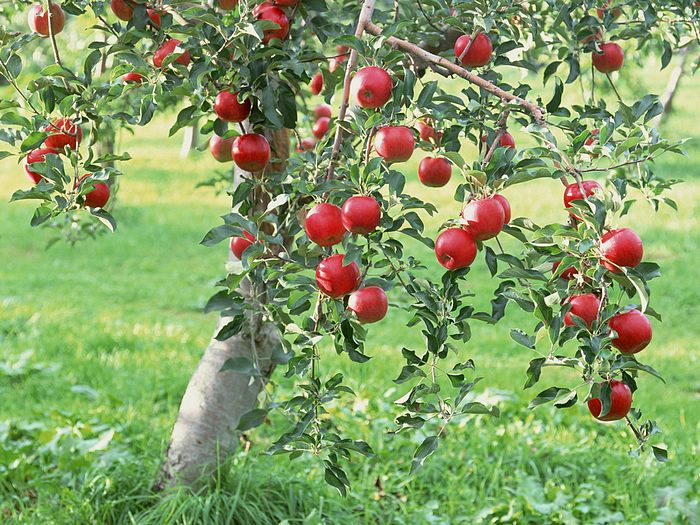
#> input picture courses_exchange/courses_exchange/Computer_vision/Potentially_usefull_code_for_exercise_lecture/old/apples.jpg, 700 x 525 px, found by its file name
$ jupyter execute --allow-errors exercise_session_1.ipynb   (shell and % lines are left out)
#> lines starting #> are read from the running program, lines starting #| are printed output that depends on the picture; after the words box and inside, x2 and y2 are one past the last pixel; in counts of white or black regions, pixels touching at a corner belong together
# Exercise Session 1: Getting Started with Computer Vision

The goals of this exercise are:
* getting started with Python for image manipulation
* getting familiar with the basic image manipulation functions
* implementing some simple real-world Computer Vision algorithms

[cell 1]

import numpy as np
import matplotlib.pyplot as plt
import cv2

from skimage import measure, color
from os import listdir

plt.rcParams['figure.figsize'] = (10, 10)
plt.rcParams['image.cmap'] = 'gray'

## Exercise 1: Image Segmentation

In many vision applications, it is useful to separate out the regions of the image corresponding to objects in which we are interested in the regions of the image that correspond to the background. Thresholding often provides an easy and convenient way to perform this segmentation on the basis of the different intensities or colours in the foreground and background regions of an image.

The input to a thresholding operation is typically a grayscale or colour image. In the simplest implementation, the output is a binary image representing the segmentation. Black pixels correspond to background and white pixels correspond to foreground (or vice versa). Multiple thresholds can be specified, so that a band of intensity values can be set to white while everything else is set to black.

If it is possible to separate out the foreground of an image on the basis of pixel intensity, then the intensity of pixels within foreground objects must be distinctly different from the intensity of pixels within the background. In this case, we expect to see a distinct peak in the histogram corresponding to foreground objects such that thresholds can be chosen to isolate this peak accordingly. If such a peak does not exist, then it is unlikely that simple thresholding will produce a good segmentation.

An example of thresholding the image histogram:
<br/>

* Read and display the image "wdg.png" using e.g. function ```cv2.imread()```. Convert it from color to greyscale if necessary using e.g. function ```cv2.cvtColor()```. Visualize the results using ```plt.imshow()``` function.</li>

[cell 2]
#add your code
contents = cv2.imread("images/wdg.png", 0)
# print("CON: " , contents)
th1 = 100
th2 = 255
ret, thresh = cv2.threshold(contents, th1, th1, cv2.THRESH_BINARY)
#> ret = 100
print(ret)
#| 100.0
print(thresh)
#| None
#cv2.cvtColor(contents, 0)
#> (the rest of this cell did not finish here and is left out)

* Write a method to threshold a gray scale image by using two threshold values as shown above. The values must satisfy the following conditions:
\begin{align}
Th1 < Th2
\newline
Th1 > 0
\newline
Th2 < max
\end{align}

[cell 3]
#add your code here

Th1 = 100
Th2 = 150

#add your code
contents = cv2.imread("images/wdg.png", 0)
# print("CON: " , contents)
th1 = 100
th2 = 255
ret, thresh = cv2.threshold(contents, Th1, Th1, cv2.THRESH_BINARY)
print(ret)
#| 100.0
print(thresh)
#| None
#cv2.cvtColor(contents, 0)
#> (the rest of this cell did not finish here and is left out)

* Take a look at the pixels intensity histogram using function ```matplotlib.pyplot.hist()``` and choose the best threshold values and segment the image.</li>

#> (a cell that did not finish here is left out)

* Repeat the same steps for images "brain.png" and "shading.png". What do you notice? What are the drawbacks of this segmentation method? </li>

[cell 5]
#add your code here
Th1 = 100
Th2 = 170

#add your code
contents = cv2.imread("images/brain.png", 0)
# print("CON: " , contents)
th1 = 100
th2 = 255
ret, thresh = cv2.threshold(contents, Th1, Th1, cv2.THRESH_BINARY)
print(ret)
#| 100.0
print(thresh)
#| None
#cv2.cvtColor(contents, 0)
#plt.imshow(contents)
#> (the rest of this cell did not finish here and is left out)

## Exercise 2: Background Substraction

Background subtraction is an important preprocessing step of many algorithms, e.g. object detection. In the following exercises we will try to subtract the scene background using multiple images.

### 2.1 Extracting a moving object

* Load the "street1.tiff" and the "street2.tiff" images. Visualize them.

[cell 6]
#add your code here.
img1 = cv2.imread("images/street1.tiff")
img2 = cv2.imread("images/street2.tiff")
#print(contents)
#> (the rest of this cell did not finish here and is left out)

* Transform the 8-bit images into float images. You can check the type of a variable using ```type()``` function (You need to check the type of variable holding a pixel value ```type(image_1[0,0])```. If you use ```type(image_1)``` it will tell you the type of the variable that hold the image instead of the type of the variable that holds the pixel values). To perform the type casting you can use ```np.float32()``` function.

[cell 7]
#add your code here.

#No formating

cast1 = np.float32(img1)
#> cast1 = nan
cast2 = np.float32(img2)
#> cast2 = nan
print("IMG 1")
#> (the rest of this cell did not finish here and is left out)

* Subtract the second image from the first one using basic matrix arithmetic operations. Visualize the results. Why was it important to do the casting before subtracting the images?

[cell 8]
# add your code here. Assign the difference to 'image_diff'


#print(diff32)
diff32A = cast1 - cast2
#> diff32A = nan

#> (the rest of this cell did not finish here and is left out)

### 2.2 Building a background model
For this exercise, you are given a sequence of images that contains pedestrians and we wish to segment with a background subtraction algorithm.

* Load and create a stack of images from the images inside ```images/sequence1```. Build a "background model" by averaging out the set of given images. Detect pedestrians
 subtracting the background model from the original images and applying the right threshold.

#> (a cell that did not finish here is left out)

[cell 10]
T = 0.1
plt.figure(2)
plt.suptitle('Pedestrians')

# First convert the mean image to grayscale.
# When subtracting, each image must also be converted to grayscale.
#> (the rest of this cell did not finish here and is left out)

* Create a more sophisticated background model, where each pixel can be modeled with a Gaussian distribution. We can classify a pixel as background if its current intensity ($I_t$) lies within some confidence interval of its distribution’s mean ($\mu(t)$):

\begin{align}
\frac{\mid{(I_t - \mu_t)}\mid}{\sigma_t} > T \rightarrow Foreground
\newline
\frac{\mid{(I_t - \mu_t)}\mid}{\sigma_t} < T \rightarrow Background
\end{align}

$\sigma_t$ is the standard deviation of the pixel $t$ in the background model. $T$ is the threshold.

[cell 11]
T = 0.4
# Add your code here. Before computing the model convert the images into gray-scale images.
#> (the rest of this cell did not finish here and is left out)

What difference do you notice between the two approaches? How does changing
the threshold affect them?

## Exercise 3: Connected Components

Segmentation can be also done for colour images. It is also often a first step for the further analysis e.g. measuring properties of the object. Here our goal is to count the number of apples in the image below.

* Read and display"apples.jpg" image.

[cell 12]
#add your code here
apples = cv2.imread("images/apples.jpg")
#> apples is the input picture: shape (525, 700, 3); mean B, G, R 102.5, 157.9, 134.6
def fixColours(image):
    out = np.copy(image)
    out[:,:,0] = image[:,:,2]
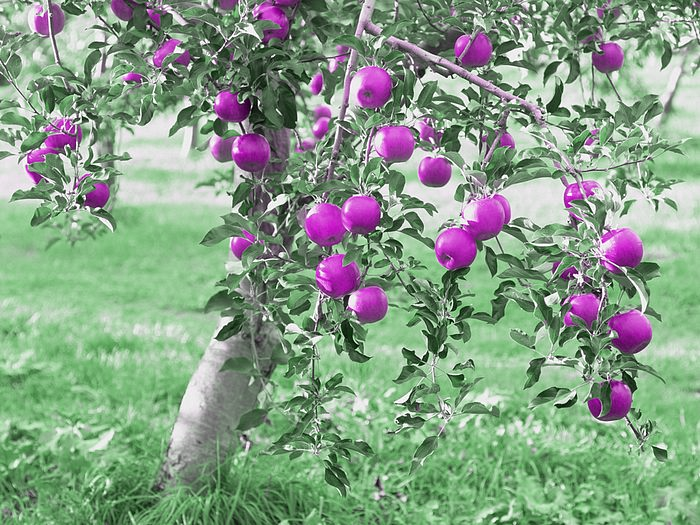
#> out: shape (525, 700, 3); mean B, G, R 134.6, 157.9, 134.6
    out[:,:,2] = image[:,:,0]
    return out
#print(apples)
better = fixColours(apples)
apples = better
plt.imshow(apples)
plt.show()

* Check the size of the image. Compared to the previous images it should have an additional dimension corresponding to three colour channels: red, green and blue. Visualize those 3 channels separately.

[cell 13]
print("NO")
# add your code for visualizing three channels
red   = apples[:,:,0]
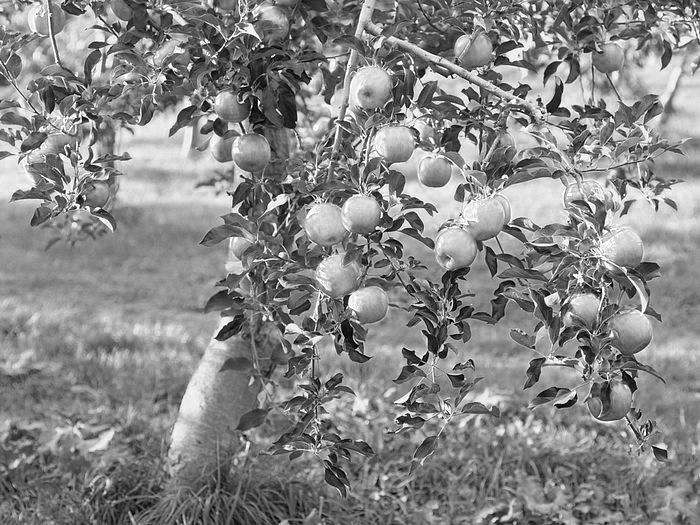
#> red: shape (525, 700); min 0, max 255, mean 134.6
green = apples[:,:,1]
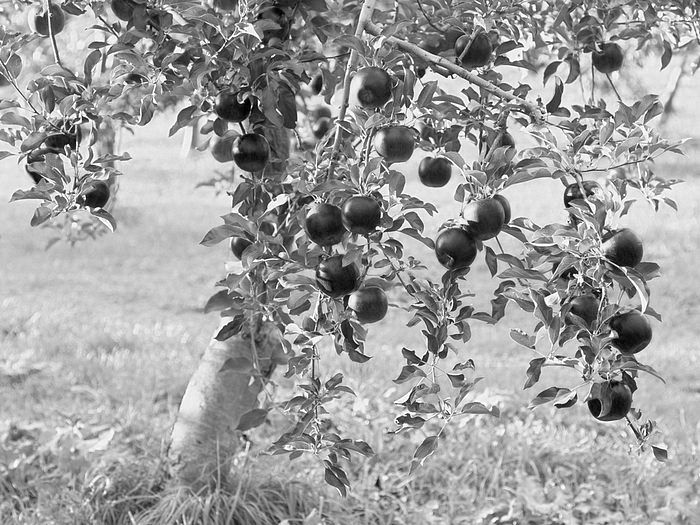
#> green: shape (525, 700); min 0, max 255, mean 157.9
blue  = apples[:,:,2]
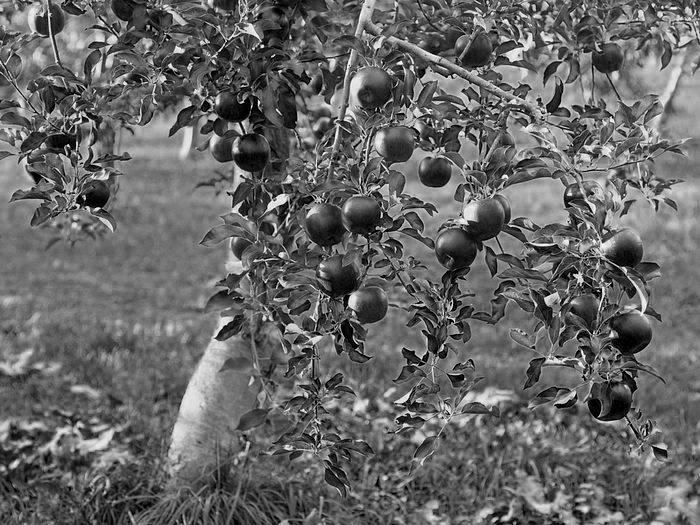
#> blue: shape (525, 700); min 0, max 255, mean 102.5
print(red.shape)
#| (525, 700)
plt.imshow(red)
plt.show()
fig, axes = plt.subplots(1, 3)
fig.set_size_inches(18.5, 10.5)
for i in range(3):
    plt.subplot(1,3,i+1)
    plt.imshow(apples[:,:,i])

    print(i)
plt.show()

* Try to obtain a binary image such that binary image == 1 for pixels representing apples and 0 otherwise. Which channel(s) would you use for that?

[cell 14]
bin_img = np.zeros(apples.shape[0:2])
#add your code fot thresholding the image
#def getMostRed(redImg, otherImg):
threshold = 20
def betterCompare(A,B, t):
#> called with t = 20
    isValid =255-t > B
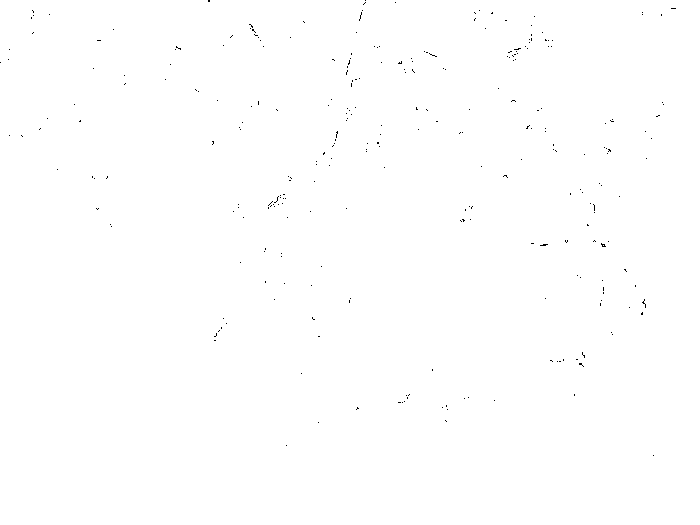
#> isValid: shape (525, 700) bool; 99.8% white; black in thin lines or dots, all inside (x1, y1, x2, y2) = (0, 0, 676, 456)
    isMoreA = A > (B+t)
#> isMoreA: shape (525, 700) bool; 63.2% white; 730 black regions (463 under 20 px), largest, box (x1, y1, x2, y2) and area: (25, 165, 379, 525) 36951, (109, 0, 700, 141) 24206, (368, 374, 608, 525) 10834
    return np.logical_and(isValid, isMoreA)
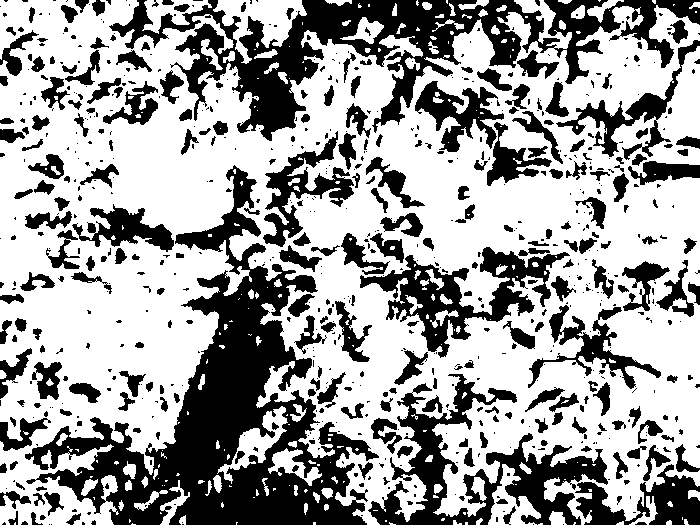
#> returned value: shape (525, 700) bool; 63.1% white; 736 black regions (472 under 20 px), largest, box (x1, y1, x2, y2) and area: (25, 165, 379, 525) 36975, (109, 0, 700, 141) 24434, (368, 374, 608, 525) 10846
moreThanBlue = betterCompare(red, blue, threshold)
moreThatGreen = betterCompare(red, green, threshold)
#> call 2 of betterCompare, with t = 20
#> in betterCompare (call 2), `isValid =255-t > B`:
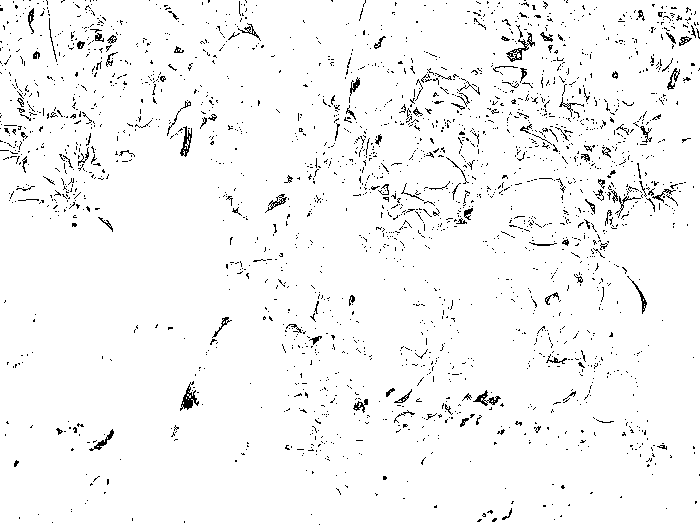
#> isValid: shape (525, 700) bool; 96.5% white; black in thin lines or dots
#> in betterCompare (call 2), `isMoreA = A > (B+t)`:
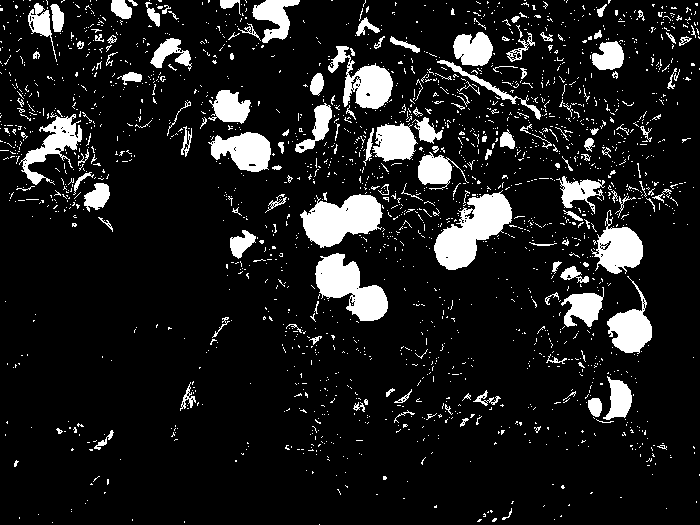
#> isMoreA: shape (525, 700) bool; 11.5% white; 2091 white regions (1941 under 20 px), largest, box (x1, y1, x2, y2) and area: (434, 190, 512, 270) 3149, (300, 194, 383, 248) 2810, (315, 253, 388, 321) 2625
#> in betterCompare (call 2), `return np.logical_and(isValid, isMoreA)`:
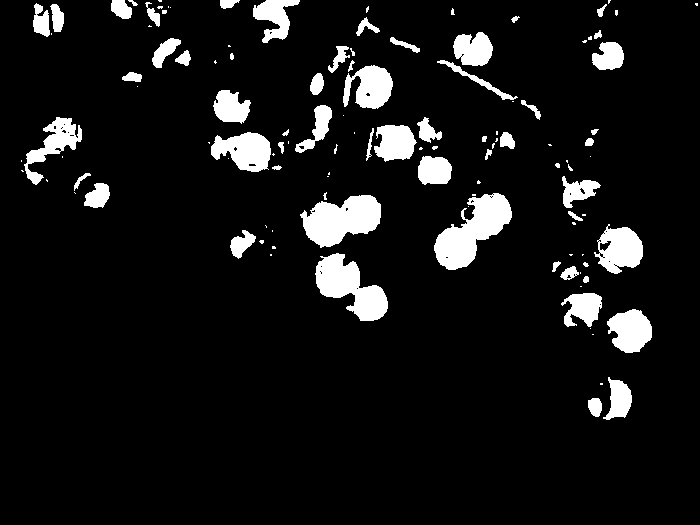
#> returned value: shape (525, 700) bool; 8.3% white; 118 white regions (59 under 20 px), largest, box (x1, y1, x2, y2) and area: (434, 193, 512, 270) 3035, (300, 195, 381, 248) 2755, (315, 253, 388, 321) 2577
relevant = np.logical_and(moreThanBlue, moreThatGreen)
#> relevant: shape (525, 700) bool; 8.3% white; 118 white regions (60 under 20 px), largest, box (x1, y1, x2, y2) and area: (434, 193, 512, 270) 3030, (300, 195, 381, 248) 2755, (315, 253, 388, 321) 2576
#bin_img[relevant] = red[relevant]
bin_img[relevant] = 255

plt.imshow(bin_img)

* Count the number of connected components in your binary image (here corresponding to apples). For this, you can use function ```measure.label()```. Its output is an array of the same size as input binary image, with each pixel assigned to a different connected component (ID). Visualize the image with detected connected components.

[cell 15]
#add your code to find connected components
labels = measure.label(bin_img, background =0, connectivity=2)
print(labels)
plt.imshow(labels)

[cell 16]
plt.imshow(labels,cmap="jet")
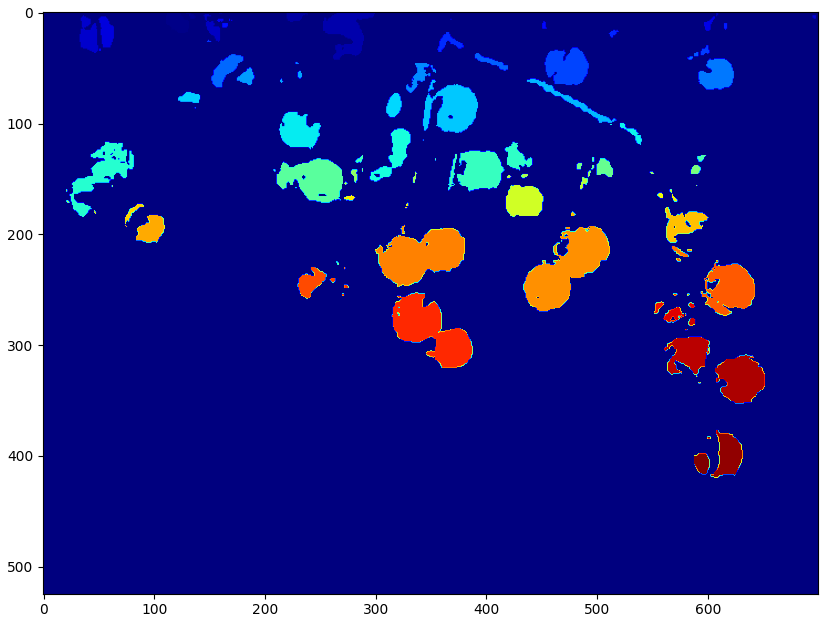
#> figure drawn by matplotlib, 1 panel

* Simple thresholding sometimes leads to detecting also noise in the background that is detected as seperate connected components. Try to suppress the noise by removing all connected components smaller than a user-defined threshold.

[cell 17]
def remove_noise(label_img,threshold):
    #print(label_img)

#> called with threshold = 50
    types = np.array(sorted(list(set( labels.flatten()))))
    print(types)
    nTypes = len(types)
    typeCount = np.full(nTypes, 0)
    for i in labels.flatten():
        typeCount[i] +=1
    types[typeCount<threshold] =0
    print((typeCount[label_img]))
    label_img_new =  types[label_img]

#add your code here

    return label_img_new

[cell 18]
labels_new = remove_noise(labels,50)
plt.imshow(labels_new,cmap="jet")
